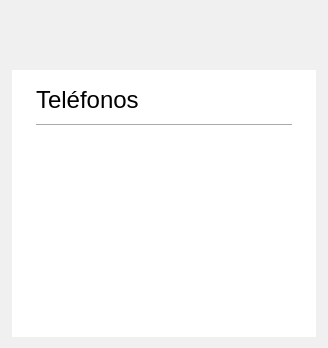
            <widget class="QWidget" name="Telefonos" native="true">
             <property name="palette">
              <palette>
               <active>
                <colorrole role="WindowText">
                 <brush brushstyle="SolidPattern">
                  <color alpha="255">
                   <red>0</red>
                   <green>0</green>
                   <blue>0</blue>
                  </color>
                 </brush>
                </colorrole>
                <colorrole role="Button">
                 <brush brushstyle="SolidPattern">
                  <color alpha="255">
                   <red>240</red>
                   <green>240</green>
                   <blue>240</blue>
                  </color>
                 </brush>
                </colorrole>
                <colorrole role="Light">
                 <brush brushstyle="SolidPattern">
                  <color alpha="255">
                   <red>255</red>
                   <green>255</green>
                   <blue>255</blue>
                  </color>
                 </brush>
                </colorrole>
                <colorrole role="Midlight">
                 <brush brushstyle="SolidPattern">
                  <color alpha="255">
                   <red>255</red>
                   <green>255</green>
                   <blue>255</blue>
                  </color>
                 </brush>
                </colorrole>
                <colorrole role="Dark">
                 <brush brushstyle="SolidPattern">
                  <color alpha="255">
                   <red>127</red>
                   <green>127</green>
                   <blue>127</blue>
                  </color>
                 </brush>
                </colorrole>
                <colorrole role="Mid">
                 <brush brushstyle="SolidPattern">
                  <color alpha="255">
                   <red>170</red>
                   <green>170</green>
                   <blue>170</blue>
                  </color>
                 </brush>
                </colorrole>
                <colorrole role="Text">
                 <brush brushstyle="SolidPattern">
                  <color alpha="255">
                   <red>0</red>
                   <green>0</green>
                   <blue>0</blue>
                  </color>
                 </brush>
                </colorrole>
                <colorrole role="BrightText">
                 <brush brushstyle="SolidPattern">
                  <color alpha="255">
                   <red>255</red>
                   <green>255</green>
                   <blue>255</blue>
                  </color>
                 </brush>
                </colorrole>
                <colorrole role="ButtonText">
                 <brush brushstyle="SolidPattern">
                  <color alpha="255">
                   <red>0</red>
                   <green>0</green>
                   <blue>0</blue>
                  </color>
                 </brush>
                </colorrole>
                <colorrole role="Base">
                 <brush brushstyle="SolidPattern">
                  <color alpha="255">
                   <red>240</red>
                   <green>240</green>
                   <blue>240</blue>
                  </color>
                 </brush>
                </colorrole>
                <colorrole role="Window">
                 <brush brushstyle="SolidPattern">
                  <color alpha="255">
                   <red>240</red>
                   <green>240</green>
                   <blue>240</blue>
                  </color>
                 </brush>
                </colorrole>
                <colorrole role="Shadow">
                 <brush brushstyle="SolidPattern">
                  <color alpha="255">
                   <red>0</red>
                   <green>0</green>
                   <blue>0</blue>
                  </color>
                 </brush>
                </colorrole>
                <colorrole role="AlternateBase">
                 <brush brushstyle="SolidPattern">
                  <color alpha="255">
                   <red>255</red>
                   <green>255</green>
                   <blue>255</blue>
                  </color>
                 </brush>
                </colorrole>
                <colorrole role="ToolTipBase">
                 <brush brushstyle="SolidPattern">
                  <color alpha="255">
                   <red>255</red>
                   <green>255</green>
                   <blue>220</blue>
                  </color>
                 </brush>
                </colorrole>
                <colorrole role="ToolTipText">
                 <brush brushstyle="SolidPattern">
                  <color alpha="255">
                   <red>0</red>
                   <green>0</green>
                   <blue>0</blue>
                  </color>
                 </brush>
                </colorrole>
               </active>
               <inactive>
                <colorrole role="WindowText">
                 <brush brushstyle="SolidPattern">
                  <color alpha="255">
                   <red>0</red>
                   <green>0</green>
                   <blue>0</blue>
                  </color>
                 </brush>
                </colorrole>
                <colorrole role="Button">
                 <brush brushstyle="SolidPattern">
                  <color alpha="255">
                   <red>240</red>
                   <green>240</green>
                   <blue>240</blue>
                  </color>
                 </brush>
                </colorrole>
                <colorrole role="Light">
                 <brush brushstyle="SolidPattern">
                  <color alpha="255">
                   <red>255</red>
                   <green>255</green>
                   <blue>255</blue>
                  </color>
                 </brush>
                </colorrole>
                <colorrole role="Midlight">
                 <brush brushstyle="SolidPattern">
                  <color alpha="255">
                   <red>255</red>
                   <green>255</green>
                   <blue>255</blue>
                  </color>
                 </brush>
                </colorrole>
                <colorrole role="Dark">
                 <brush brushstyle="SolidPattern">
                  <color alpha="255">
                   <red>127</red>
                   <green>127</green>
                   <blue>127</blue>
                  </color>
                 </brush>
                </colorrole>
                <colorrole role="Mid">
                 <brush brushstyle="SolidPattern">
                  <color alpha="255">
                   <red>170</red>
                   <green>170</green>
                   <blue>170</blue>
                  </color>
                 </brush>
                </colorrole>
                <colorrole role="Text">
                 <brush brushstyle="SolidPattern">
                  <color alpha="255">
                   <red>0</red>
                   <green>0</green>
                   <blue>0</blue>
                  </color>
                 </brush>
                </colorrole>
                <colorrole role="BrightText">
                 <brush brushstyle="SolidPattern">
                  <color alpha="255">
                   <red>255</red>
                   <green>255</green>
                   <blue>255</blue>
                  </color>
                 </brush>
                </colorrole>
                <colorrole role="ButtonText">
                 <brush brushstyle="SolidPattern">
                  <color alpha="255">
                   <red>0</red>
                   <green>0</green>
                   <blue>0</blue>
                  </color>
                 </brush>
                </colorrole>
                <colorrole role="Base">
                 <brush brushstyle="SolidPattern">
                  <color alpha="255">
                   <red>240</red>
                   <green>240</green>
                   <blue>240</blue>
                  </color>
                 </brush>
                </colorrole>
                <colorrole role="Window">
                 <brush brushstyle="SolidPattern">
                  <color alpha="255">
                   <red>240</red>
                   <green>240</green>
                   <blue>240</blue>
                  </color>
                 </brush>
                </colorrole>
                <colorrole role="Shadow">
                 <brush brushstyle="SolidPattern">
                  <color alpha="255">
                   <red>0</red>
                   <green>0</green>
                   <blue>0</blue>
                  </color>
                 </brush>
                </colorrole>
                <colorrole role="AlternateBase">
                 <brush brushstyle="SolidPattern">
                  <color alpha="255">
                   <red>255</red>
                   <green>255</green>
                   <blue>255</blue>
                  </color>
                 </brush>
                </colorrole>
                <colorrole role="ToolTipBase">
                 <brush brushstyle="SolidPattern">
                  <color alpha="255">
                   <red>255</red>
                   <green>255</green>
                   <blue>220</blue>
                  </color>
                 </brush>
                </colorrole>
                <colorrole role="ToolTipText">
                 <brush brushstyle="SolidPattern">
                  <color alpha="255">
                   <red>0</red>
                   <green>0</green>
                   <blue>0</blue>
                  </color>
                 </brush>
                </colorrole>
               </inactive>
               <disabled>
                <colorrole role="WindowText">
                 <brush brushstyle="SolidPattern">
                  <color alpha="255">
                   <red>127</red>
                   <green>127</green>
                   <blue>127</blue>
                  </color>
                 </brush>
                </colorrole>
                <colorrole role="Button">
                 <brush brushstyle="SolidPattern">
                  <color alpha="255">
                   <red>240</red>
                   <green>240</green>
                   <blue>240</blue>
                  </color>
                 </brush>
                </colorrole>
                <colorrole role="Light">
                 <brush brushstyle="SolidPattern">
                  <color alpha="255">
                   <red>255</red>
                   <green>255</green>
                   <blue>255</blue>
                  </color>
                 </brush>
                </colorrole>
                <colorrole role="Midlight">
                 <brush brushstyle="SolidPattern">
                  <color alpha="255">
                   <red>255</red>
                   <green>255</green>
                   <blue>255</blue>
                  </color>
                 </brush>
                </colorrole>
                <colorrole role="Dark">
                 <brush brushstyle="SolidPattern">
                  <color alpha="255">
                   <red>127</red>
                   <green>127</green>
                   <blue>127</blue>
                  </color>
                 </brush>
                </colorrole>
                <colorrole role="Mid">
                 <brush brushstyle="SolidPattern">
                  <color alpha="255">
                   <red>170</red>
                   <green>170</green>
                   <blue>170</blue>
                  </color>
                 </brush>
                </colorrole>
                <colorrole role="Text">
                 <brush brushstyle="SolidPattern">
                  <color alpha="255">
                   <red>127</red>
                   <green>127</green>
                   <blue>127</blue>
                  </color>
                 </brush>
                </colorrole>
                <colorrole role="BrightText">
                 <brush brushstyle="SolidPattern">
                  <color alpha="255">
                   <red>255</red>
                   <green>255</green>
                   <blue>255</blue>
                  </color>
                 </brush>
                </colorrole>
                <colorrole role="ButtonText">
                 <brush brushstyle="SolidPattern">
                  <color alpha="255">
                   <red>127</red>
                   <green>127</green>
                   <blue>127</blue>
                  </color>
                 </brush>
                </colorrole>
                <colorrole role="Base">
                 <brush brushstyle="SolidPattern">
                  <color alpha="255">
                   <red>240</red>
                   <green>240</green>
                   <blue>240</blue>
                  </color>
                 </brush>
                </colorrole>
                <colorrole role="Window">
                 <brush brushstyle="SolidPattern">
                  <color alpha="255">
                   <red>240</red>
                   <green>240</green>
                   <blue>240</blue>
                  </color>
                 </brush>
                </colorrole>
                <colorrole role="Shadow">
                 <brush brushstyle="SolidPattern">
                  <color alpha="255">
                   <red>0</red>
                   <green>0</green>
                   <blue>0</blue>
                  </color>
                 </brush>
                </colorrole>
                <colorrole role="AlternateBase">
                 <brush brushstyle="SolidPattern">
                  <color alpha="255">
                   <red>255</red>
                   <green>255</green>
                   <blue>255</blue>
                  </color>
                 </brush>
                </colorrole>
                <colorrole role="ToolTipBase">
                 <brush brushstyle="SolidPattern">
                  <color alpha="255">
                   <red>255</red>
                   <green>255</green>
                   <blue>220</blue>
                  </color>
                 </brush>
                </colorrole>
                <colorrole role="ToolTipText">
                 <brush brushstyle="SolidPattern">
                  <color alpha="255">
                   <red>0</red>
                   <green>0</green>
                   <blue>0</blue>
                  </color>
                 </brush>
                </colorrole>
               </disabled>
              </palette>
             </property>
             <property name="autoFillBackground">
              <bool>false</bool>
             </property>
             <layout class="QVBoxLayout" name="verticalLayout_30">
              <property name="leftMargin">
               <number>12</number>
              </property>
              <property name="topMargin">
               <number>0</number>
              </property>
              <property name="rightMargin">
               <number>12</number>
              </property>
              <item>
               <spacer name="verticalSpacer_18">
                <property name="orientation">
                 <enum>Qt::Vertical</enum>
                </property>
                <property name="sizeType">
                 <enum>QSizePolicy::Maximum</enum>
                </property>
                <property name="sizeHint" stdset="0">
                 <size>
                  <width>20</width>
                  <height>70</height>
                 </size>
                </property>
               </spacer>
              </item>
              <item>
               <widget class="QWidget" name="widget_4" native="true">
                <property name="styleSheet">
                 <string notr="true">background-color:white;</string>
                </property>
                <layout class="QVBoxLayout" name="verticalLayout_13">
                 <property name="leftMargin">
                  <number>24</number>
                 </property>
                 <property name="topMargin">
                  <number>12</number>
                 </property>
                 <property name="rightMargin">
                  <number>24</number>
                 </property>
                 <property name="bottomMargin">
                  <number>12</number>
                 </property>
                 <item>
                  <layout class="QHBoxLayout" name="horizontalLayout_15">
                   <item>
                    <widget class="QLabel" name="labelHeaderPhones">
                     <property name="font">
                      <font>
                       <pointsize>18</pointsize>
                      </font>
                     </property>
                     <property name="text">
                      <string>Teléfonos</string>
                     </property>
                    </widget>
                   </item>
                   <item>
                    <spacer name="horizontalSpacer_7">
                     <property name="orientation">
                      <enum>Qt::Horizontal</enum>
                     </property>
                     <property name="sizeHint" stdset="0">
                      <size>
                       <width>40</width>
                       <height>20</height>
                      </size>
                     </property>
                    </spacer>
                   </item>
                   <item>
                    <widget class="QPushButton" name="pushButtonAddPhone">
                     <property name="font">
                      <font>
                       <family>Helvetica</family>
                       <pointsize>18</pointsize>
                       <weight>75</weight>
                       <bold>true</bold>
                      </font>
                     </property>
                     <property name="styleSheet">
                      <string notr="true">background: transparent;</string>
                     </property>
                     <property name="text">
                      <string/>
                     </property>
                     <property name="icon">
                      <iconset resource="MyResources.qrc">
                       <normaloff>:/MyFiles/Images/btn_more.png</normaloff>:/MyFiles/Images/btn_more.png</iconset>
                     </property>
                     <property name="iconSize">
                      <size>
                       <width>20</width>
                       <height>20</height>
                      </size>
                     </property>
                     <property name="flat">
                      <bool>true</bool>
                     </property>
                    </widget>
                   </item>
                  </layout>
                 </item>
                 <item>
                  <widget class="Line" name="line_11">
                   <property name="orientation">
                    <enum>Qt::Horizontal</enum>
                   </property>
                  </widget>
                 </item>
                 <item>
                  <widget class="QTableWidget" name="tableWidgetPhones">
                   <property name="font">
                    <font>
                     <pointsize>16</pointsize>
                    </font>
                   </property>
                   <property name="styleSheet">
                    <string notr="true">alternate-background-color:  #f0f0f0;
;</string>
                   </property>
                   <property name="frameShape">
                    <enum>QFrame::NoFrame</enum>
                   </property>
                   <property name="alternatingRowColors">
                    <bool>true</bool>
                   </property>
                   <property name="selectionMode">
                    <enum>QAbstractItemView::SingleSelection</enum>
                   </property>
                   <property name="selectionBehavior">
                    <enum>QAbstractItemView::SelectRows</enum>
                   </property>
                   <property name="showGrid">
                    <bool>false</bool>
                   </property>
                   <attribute name="horizontalHeaderVisible">
                    <bool>false</bool>
                   </attribute>
                   <attribute name="verticalHeaderVisible">
                    <bool>false</bool>
                   </attribute>
                  </widget>
                 </item>
                </layout>
               </widget>
              </item>
             </layout>
            </widget>
